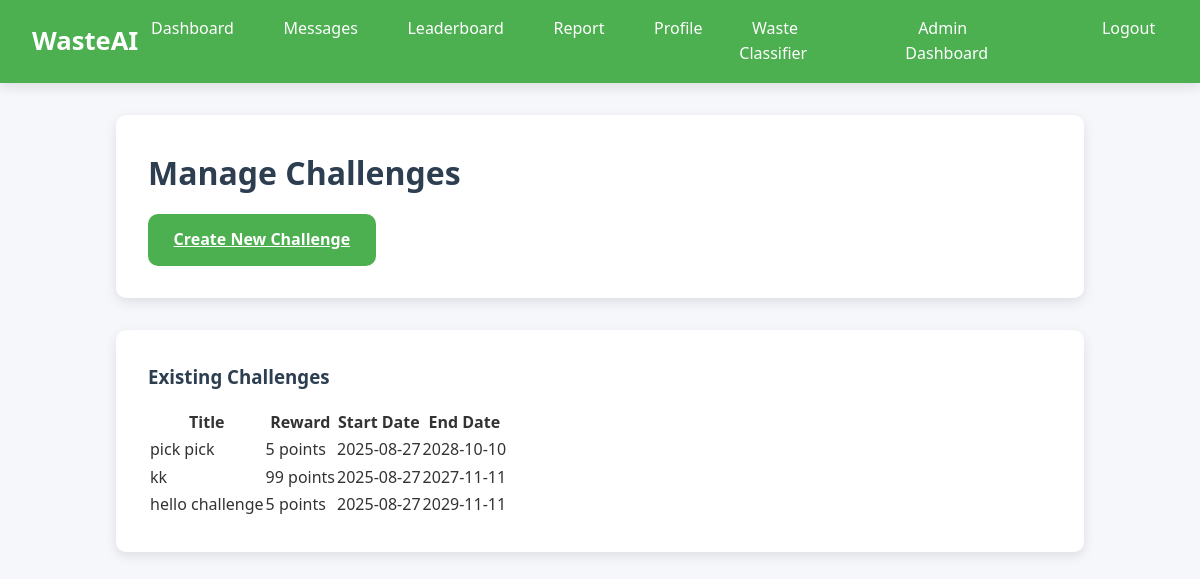
/manage_challenges (signed in), run on the app's committed database.
### app.py (models this page shows)
class Challenge(db.Model):
    id = db.Column(db.Integer, primary_key=True)
    title = db.Column(db.String(100), nullable=False)
    description = db.Column(db.Text, nullable=False)
    points_reward = db.Column(db.Integer, default=0)
    start_date = db.Column(db.DateTime, default=datetime.utcnow)
    end_date = db.Column(db.DateTime, nullable=False)
    is_active = db.Column(db.Boolean, default=True)
    participants = db.relationship('UserToChallenge', backref='challenge', lazy=True)

### app.py (the view)
@app.route("/manage_challenges")
@login_required
def manage_challenges():
    if current_user.role != 'admin':
        flash("You do not have permission to access this page.", "danger")
        return redirect(url_for('dashboard'))
    challenges = Challenge.query.all()
    return render_template("manage_challenges.html", challenges=challenges)

### app.py (called while the page is built)
@login_manager.user_loader
def load_user(user_id):
    return User.query.get(int(user_id))

### templates/manage_challenges.html (shortened to what this page needs)
{% extends "base.html" %}
{% block content %}
<div class="card">
    <h1>Manage Challenges</h1>
    <a href="{{ url_for('create_challenge') }}" class="btn btn-primary">Create New Challenge</a>
</div>
<div class="card">
    <h3>Existing Challenges</h3>
    {% if challenges %}
    <table class="table">
        <thead>
            <tr>
                <th>Title</th>
                <th>Reward</th>
                <th>Start Date</th>
                <th>End Date</th>
            </tr>
        </thead>
        <tbody>
            {% for challenge in challenges %}
            <tr>
                <td>{{ challenge.title }}</td>
                <td>{{ challenge.points_reward }} points</td>
                <td>{{ challenge.start_date.strftime('%Y-%m-%d') }}</td>
                <td>{{ challenge.end_date.strftime('%Y-%m-%d') }}</td>
            </tr>
            {% endfor %}
        </tbody>
    </table>
    {% else %}
    <p>No challenges have been created yet.</p>
    {% endif %}
</div>
{% endblock %}

### templates/base.html (style rules this page uses)
:root { --primary: #4CAF50; --primary-dark: #388E3C; --secondary: #2c3e50; --light-bg: #f5f7fa; --text-dark: #333; --text-light: #fff; --shadow: 0 4px 12px rgba(0, 0, 0, 0.1); --radius: 10px; }
* { margin: 0; padding: 0; box-sizing: border-box; }
body { font-family: "Segoe UI", Roboto, Arial, sans-serif; background: var(--light-bg); color: var(--text-dark); line-height: 1.6; }
.card { background: #fff; border-radius: var(--radius); box-shadow: var(--shadow); padding: 2rem; margin-bottom: 2rem; transition: transform 0.3s; }
h1, h2, h3 { color: var(--secondary); margin-bottom: 1rem; }
.btn { display: inline-block; padding: 0.8rem 1.6rem; border: none; border-radius: var(--radius); cursor: pointer; font-weight: bold; text-align: center; transition: background 0.3s, transform 0.2s; }
.btn-primary { background: var(--primary); color: var(--text-light); }

### data on the page
Challenge: title "pick pick", points_reward "5", start_date "2025-08-27", end_date "2028-10-10"
Challenge: title "kk", points_reward "99", start_date "2025-08-27", end_date "2027-11-11"
Challenge: title "hello challenge", points_reward "5", start_date "2025-08-27", end_date "2029-11-11"
